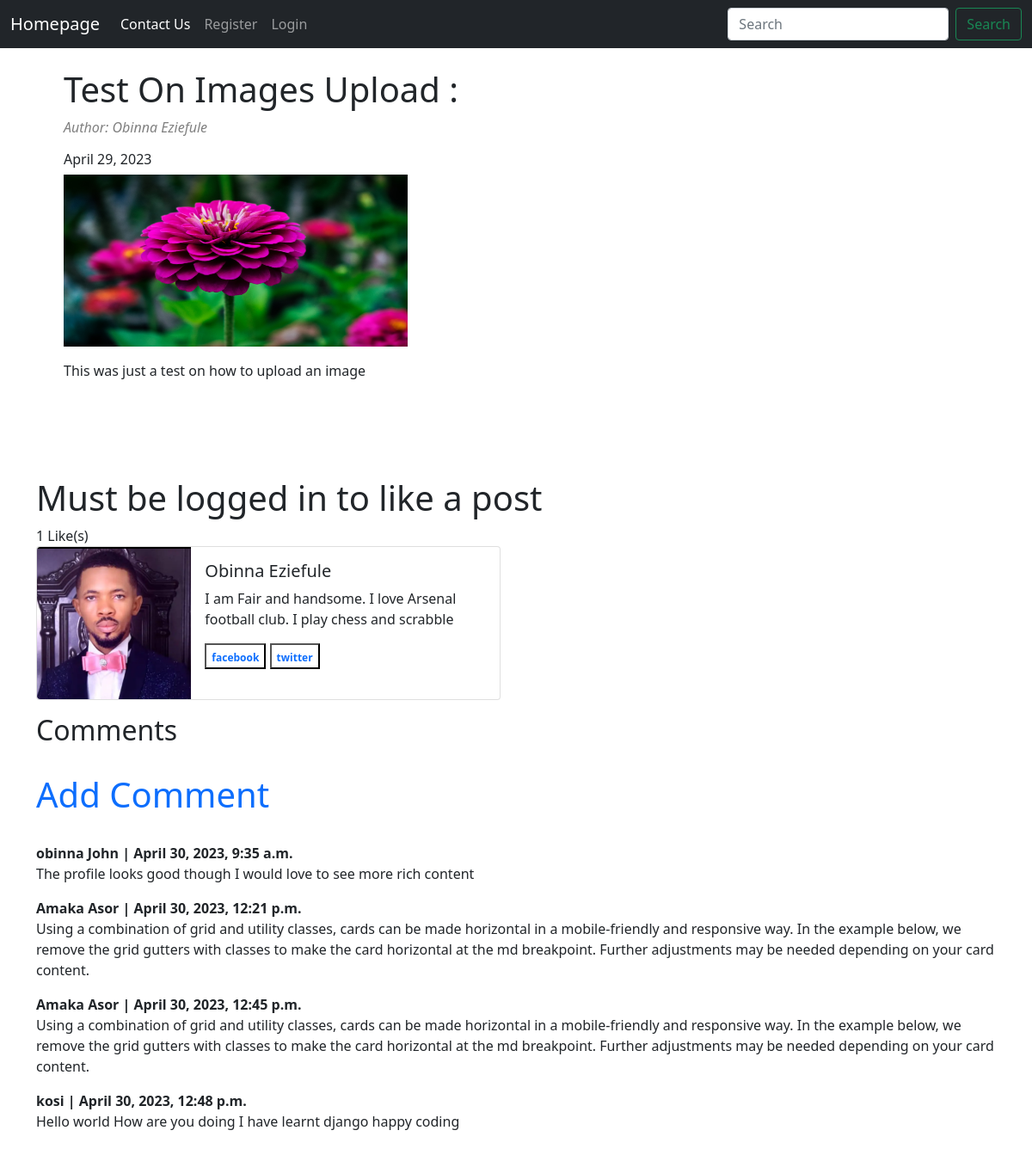
The app's page /article-details/16 with its own data.
### mypost/models.py (models this page shows, shortened)
class Postdata(models.Model):
    title = models.CharField(max_length=255)
    header_image = models.ImageField(blank=True, null=True, upload_to='images/') # This was added to hold imaages
    title_tag = models.CharField(max_length=255)
    author = models.ForeignKey(User, on_delete=models.CASCADE)
    body = RichTextField(blank = True, null = True)
    published_date = models.DateField(auto_now_add=True)
    category = models.CharField(max_length=255, default='coding')
    likes = models.ManyToManyField(User, related_name='blog_post')
    def total_like(self):
        return self.likes.count()

class Profile(models.Model):
    user = models.OneToOneField(User, blank=True, null=True, on_delete=models.CASCADE)
    bio = models.TextField()
    profile_pic = models.ImageField(blank=True, null=True, upload_to='images/')
    twitter_url = models.CharField(max_length=255, blank=True, null=True)
    facebook_url = models.CharField(max_length=255, blank=True, null=True)

class Comment(models.Model):
    post = models.ForeignKey(Postdata, related_name='comments', on_delete=models.CASCADE)
    name = models.CharField(max_length=255)
    body = models.TextField(blank=True, null=True)
    date_made = models.DateTimeField(auto_now_add=True)

### mypost/views.py (the view)
# urls.py: path('article-details/<int:pk>', BlogDetailView.as_view(), name='article-details'),
class BlogDetailView(DetailView):
    model = Postdata
    template_name = 'a-details.html'
    def get_context_data(self, *args, **kwargs):
        context = super(BlogDetailView, self).get_context_data(*args, **kwargs)
        stuff = get_object_or_404(Postdata, id=self.kwargs['pk'])
        total_likes = stuff.total_like()
        liked = False
        if stuff.likes.filter(id=self.request.user.id).exists():
            liked = True
        context["total_likes"] = total_likes
        context["liked"] = liked
        return context

### mypost/templates/a-details.html (shortened to what this page needs)
{% extends 'base.html' %}
{% block content %}
<br>
<div class="container">
  <ul>
    <h1>{{object.title}} : {{post.author.id}}</h1>
    <p style="font-style: italic; color: grey;">Author: {{object.author.first_name}} {{object.author.last_name}}</p>
    <h6>{{object.published_date}}</h6>
    {% if object.header_image %}
        <img style="height: 200px; width: 400px;" src="{{object.header_image.url}}" alt="image">
    {% endif %}
    <br>
    <p>{{object.body|safe}}</p>
</ul><br><br><br>
</div>
<div class="container">
  <form action="{% url 'like_post' object.pk %}" method="POST">
    {% if user.is_authenticated %}
        {% if liked %}
        <button type="submit" class="btn btn-primary", name="post_id", value="{{ object.id }}">
          Unlike <span style="color:hsl(64, 94%, 51%); font-size: 15px;font-weight:bolder;"></span>
        </button>  {{total_likes}} Likes               <br><br>
        {% else %}
          <button type="submit" class="btn btn-primary", name="post_id", value="{{ object.id }}">
            Likes <span style="color:hsl(64, 94%, 51%); font-size: 15px;font-weight:bolder;" class="btn btn-danger">{{total_likes}}</span>
          </button>
            <br><br><br>
        {% endif %}
    {% else %}
        <h1>Must be logged in to like a post</h1>
        {{total_likes}} Like(s)
    {% endif %}
</form>
</div>
<div class="container">
  <div class="card mb-3" style="max-width: 540px;">
    <div class="row g-0">
      <div class="col-md-4">
        <img src="{{object.author.profile.profile_pic.url}}" class="img-fluid rounded-start" alt="...">
      </div>
      <div class="col-md-8">
        <div class="card-body">
          <h5 class="card-title">{{object.author.first_name}} {{object.author.last_name}}</h5>
          <p class="card-text">{{object.author.profile.bio}}</p>
        <button style="background-color: white;" ><a style="text-decoration: none; font-weight: bolder; font-size: 12px;" href="{{object.author.profile.facebook_url}}">facebook</a></button>
        <button style="background-color: white;"><a style="text-decoration: none; font-size: 12px; font-weight: bolder;" href="{{object.author.profile.twitter_url}}">twitter</a></button>
        </div>
      </div>
    </div>
  </div>
</div>
<div class="container">
  <h2>Comments</h2>
<br>
{% if not object.comments.all %}
  <h1><a href="{% url 'add_comment' object.pk %}">Add Comment</a></h1>
  <h3>No comments yet, Kindly add one</h3>
{% else %}
<h1><a style="text-decoration: none;" href="{% url 'add_comment' object.pk %}">Add Comment</a></h1><br>
  {% for comm in object.comments.all %}
    <strong>
      {{comm.name}} | {{comm.date_made}}
    </strong>
    <p>{{comm.body}}</p>
  {% endfor %}
{% endif %}
<br><br><br>
</div>
{% endblock %}

### mypost/templates/base.html (shortened to what this page needs)
<!doctype html>
<html lang="en">
  <head>
    <link href="https://cdn.jsdelivr.net/npm/bootstrap@5.1.3/dist/css/bootstrap.min.css" rel="stylesheet">
  </head>
  <body>
    <nav class="navbar navbar-expand-lg navbar-dark bg-dark">
        <div class="container-fluid">
          <a class="navbar-brand" href="{% url 'home' %}">Homepage</a>
          <div class="collapse navbar-collapse" id="navbarSupportedContent">
            <ul class="navbar-nav me-auto mb-2 mb-lg-0">
              <li class="nav-item">
                <a class="nav-link active" aria-current="page" href="#">Contact Us</a>
              </li>
            {% if user.is_authenticated %}
            <li class="nav-item">
              <a class="nav-link" href="{% url 'blog_post' %}">Add Post</a>
            </li>
            <li class="nav-item">
              <a class="nav-link" href="{% url 'logout' %}">Logout</a>
            </li>
            <li class="nav-item">
              <a class="nav-link" href="{% url 'edit_profile' %}">Edit Profile</a>
            </li>
            {% else %}
            <li class="nav-item">
              <a class="nav-link" href="{% url 'register' %}">Register</a>
            </li>
            <li class="nav-item">
              <a class="nav-link" href="{% url 'login' %}">Login</a>
            </li>
          {% endif %}
            </ul>
            <form class="d-flex">
              <input class="form-control me-2" type="search" placeholder="Search" aria-label="Search">
              <button class="btn btn-outline-success" type="submit">Search</button>
            </form>
          </div>
        </div>
      </nav>
    {% block content %}
    {% endblock %}
  </body>
</html>

### records on screen
Postdata: title "Test On Images Upload", author.first_name "Obinna", author.last_name "Eziefule", published_date "April 29, 2023", header_image (picture), body "This was just a test on how to upload an image", author.profile.profile_pic (picture), author.profile.bio "I am Fair and handsome. I love Arsenal football club. I play chess and scrabble"
Comment: name "obinna John", date_made "April 30, 2023, 9:35 a.m.", body "The profile looks good though I would love to see more rich content"
Comment: name "Amaka Asor", date_made "April 30, 2023, 12:21 p.m.", body "Using a combination of grid and utility classes, cards can be made horizontal in a mobile-friendly and responsive way. In the example below, we remove the grid gutters with classes to make the card horizontal at the md breakpoint. Further adjustments may be needed depending on your card content."
Comment: name "Amaka Asor", date_made "April 30, 2023, 12:45 p.m.", body "Using a combination of grid and utility classes, cards can be made horizontal in a mobile-friendly and responsive way. In the example below, we remove the grid gutters with classes to make the card horizontal at the md breakpoint. Further adjustments may be needed depending on your card content."
Comment: name "kosi", date_made "April 30, 2023, 12:48 p.m.", body "Hello world How are you doing I have learnt django happy coding"

### other values on screen
{{ total_likes }} "1"
